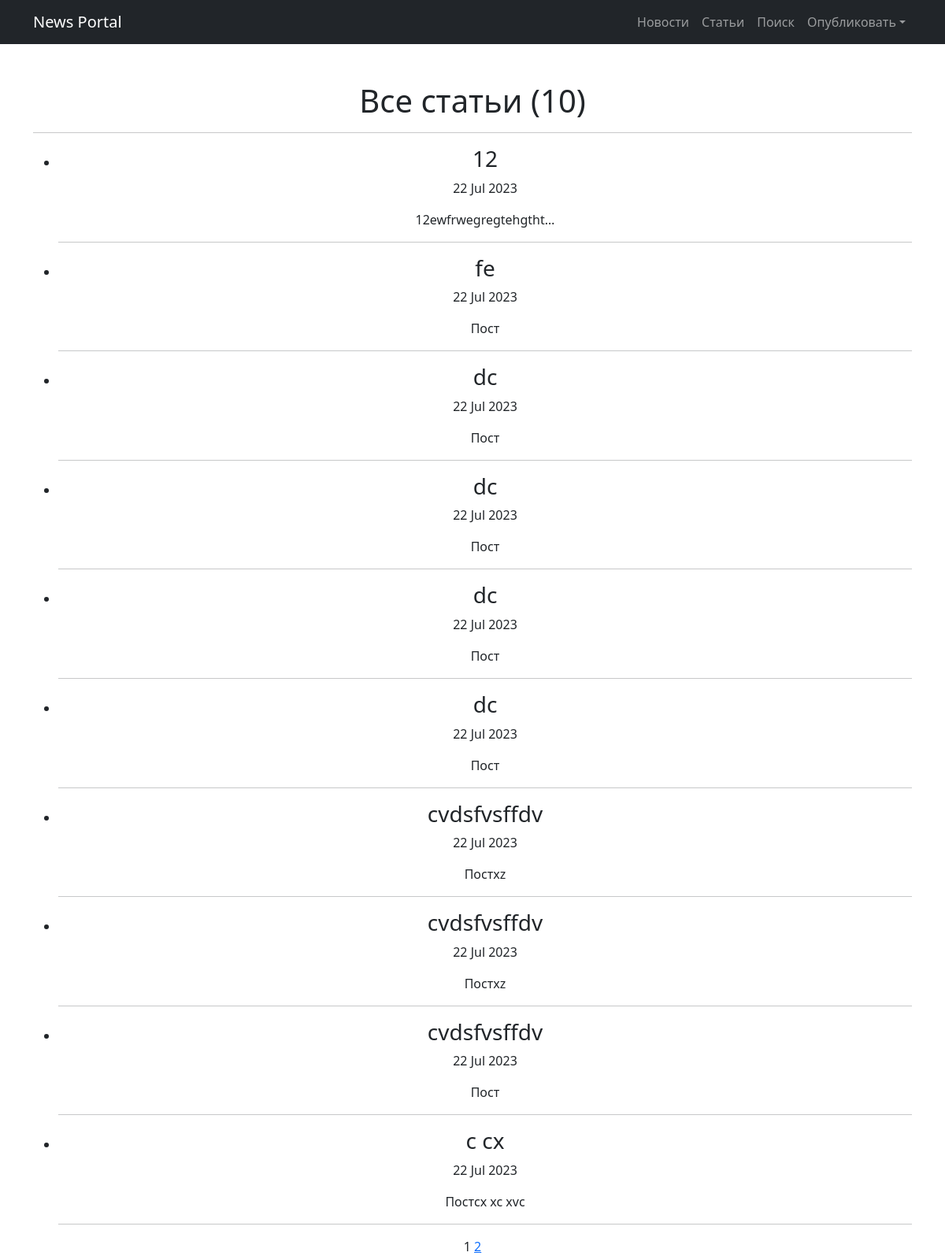
The page /posts/articles/ on the database as committed earlier.
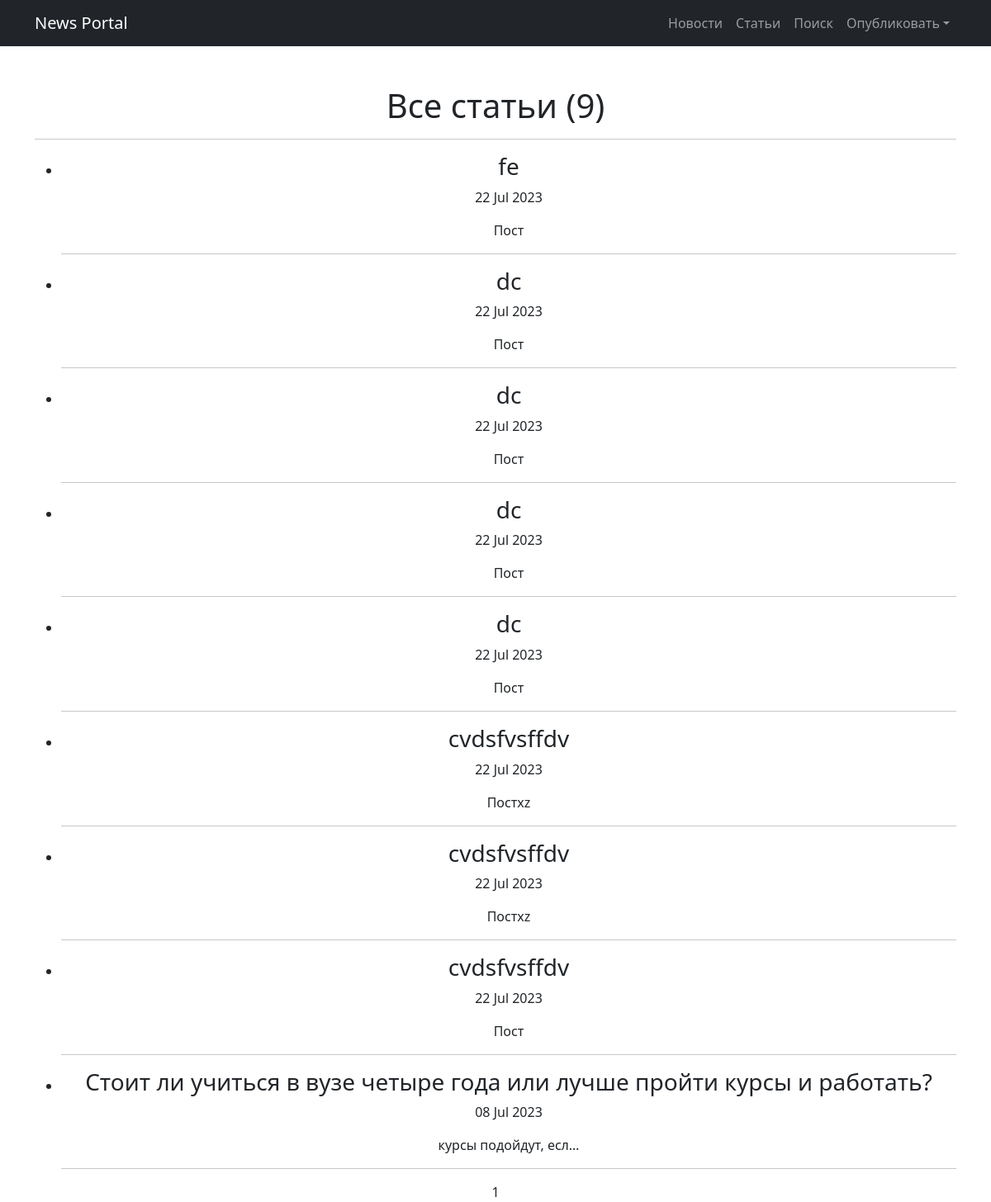
The same page on the database as committed later.
### news/models.py (models this page shows, shortened)
class Post(models.Model):
    article = 'AR'
    news = 'NW'
    post_type = [
        (article, 'Статья'),
        (news, 'Новость')
    ]
    author = models.ForeignKey(Author, on_delete=models.PROTECT)
    type_post = models.CharField(max_length=2, choices=post_type)
    time_create = models.DateTimeField(auto_now_add=True)
    category = models.ManyToManyField(Category, through='PostCategory')
    header = models.CharField(max_length=150)
    text = models.TextField(default='Пост')
    rating = models.IntegerField(default=0)

### news/views.py (the view)
# urls.py: path('articles/', ArticlesList.as_view(), name='articles'),
class ArticlesList(ListView):
    queryset = Post.objects.filter(type_post='AR')
    ordering = '-time_create'
    template_name = 'articles_list.html'
    context_object_name = 'articles_list'
    paginate_by = 10

### news/templatetags/my_filters.py (called while the page is built)
@register.filter()
def censor(text):
    censored_text = text
    bad_words = ['выходные', 'Выходные', 'синоптик', 'Синоптик', ]
    if type(text) is str:
        for bad_word in bad_words:
            censored_text = censored_text.replace(bad_word, bad_word[0] + '*' * (len(bad_word) - 1) + bad_word[-1])
    else:
        raise TypeError
    return censored_text

### templates/articles_list.html (shortened to what this page needs)
{% extends 'flatpages/default.html' %}
{% load my_filters %}
{% block content %}
    <h1>Все статьи ({{articles_list|length}})</h1>
    <hr>
    {% if articles_list %}
        <ul>
            {% for post in articles_list %}
                <li>
                    <h3>{{ post.header|censor }}</h3>
                    <p>{{ post.time_create|date:'d M Y' }}</p>
                    <p>{{ post.text|truncatechars:20|censor }}</p>
                </li>
                <hr>
            {% endfor %}
        </ul>
    {% else %}
        <h2>Статей нет</h2>
    {% endif %}
   {{ page_obj.number }}
   {% if page_obj.has_next %}
       <a href="?page={{ page_obj.next_page_number }}">{{ page_obj.next_page_number }}</a>
   {% endif %}
{% endblock content %}

Rows that differ between the two databases and show on the page:
removed Post: header|censor "12", time_create "22 Jul 2023", text|censor "12ewfrwegregtehgtht…"
removed Post: header|censor "c cx", time_create "22 Jul 2023", text|censor "Постcx xc xvc"
now on this page (row unchanged): Post: header|censor "Стоит ли учиться в вузе четыре года или лучше пройти курсы и работать?", time_create "08 Jul 2023", text|censor "курсы подойдут, есл…"
Other text that changed with them:
{{ articles_list|length }}: "10" → "9"
{{ page_obj.next_page_number }}: "2" → (not shown)
